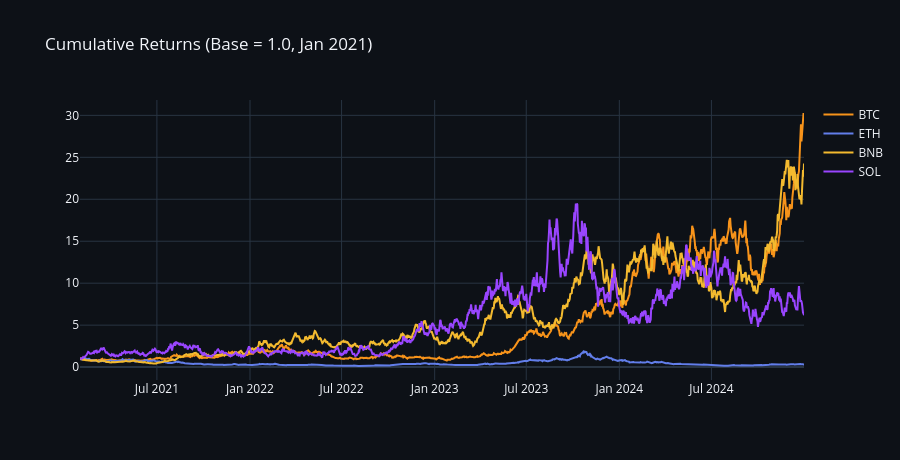

Notebook code cell kept with this figure:
### Markdown cell above
### 6.7 Cumulative Returns

### Code cell
fig7 = go.Figure()
for t in ["BTC","ETH","BNB","SOL"]:
    sub = df[df["ticker"] == t].sort_values("Date").dropna(subset=["daily_return"])
    cum = (1 + sub["daily_return"]).cumprod()
    fig7.add_trace(go.Scatter(
        x=sub["Date"], y=cum,
        name=t, line=dict(color=colors_map[t], width=2)
    ))
fig7.update_layout(
    title="Cumulative Returns (Base = 1.0, Jan 2021)",
    template="plotly_dark", paper_bgcolor="#0d1117",
    plot_bgcolor="#0d1117", height=460, hovermode="x unified"
)
fig7.show()

### Figure 1 — Plotly figure (JSON) as saved in the notebook; plotly's stock layout.template omitted (floating-point values rounded to 4 significant figures; data arrays with more than 128 entries replaced by an {"elided": "..."} marker saying what was removed)
{"data": [{"line": {"color": "#f7931a", "width": 2}, "name": "BTC", "type": "scatter", "x": {"elided": "1432 str values"}, "y": {"elided": "1432 float values"}}, {"line": {"color": "#627eea", "width": 2}, "name": "ETH", "type": "scatter", "x": {"elided": "1432 str values"}, "y": {"elided": "1432 float values"}}, {"line": {"color": "#f3ba2f", "width": 2}, "name": "BNB", "type": "scatter", "x": {"elided": "1432 str values"}, "y": {"elided": "1432 float values"}}, {"line": {"color": "#9945ff", "width": 2}, "name": "SOL", "type": "scatter", "x": {"elided": "1432 str values"}, "y": {"elided": "1432 float values"}}], "layout": {"height": 460, "hovermode": "x unified", "paper_bgcolor": "#0d1117", "plot_bgcolor": "#0d1117", "title": {"text": "Cumulative Returns (Base = 1.0, Jan 2021)"}}}
